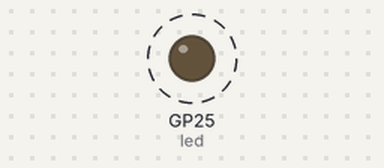
Bench run of a program on a simulated Raspberry Pi Pico running MicroPython. Parts: output pins drawn as LEDs (lit = HIGH). Dashed ring = blinking. Files the program writes start out absent; what the program prints to the serial console is not drawn.

Above: at 0.1 s.
Timing chart, 0 to 3.0 s (numbered marks = the images above):
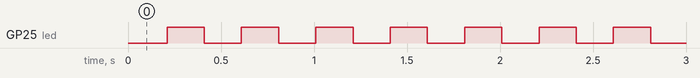

The program:

sdcard_test.py
```python
'''
 # Demonstrates RPi Pico interface to MicroSD Card Adapter
 # Create a text file and write running numbers.
 # Open text file, read and print the content on debug port

 * The Raspberry Pi Pico pin connections for MicroSD Card Adapter SPI

 # MicroSD Card Adapter Power Pins
 * MicroSD VCC pin to Pico VBUS
 * MicroSD  GND pin to Pico GND

 # MicroSD SPI Pins
 * MicroSD MISO pin to Pico GPIO-12
 * MicroSD MOSI pin to Pico GPIO-11
 * MicroSD SCK pin to Pico GPIO-10
 * MicroSD CS pin to Pico GPIO-13

 Name:- M.Pugazhendi
 Date:-  28thJul2021
 Version:- V0.1
 e-mail:- muthuswamy.pugazhendi@gmail.com
'''

from machine import Pin, SPI
import sdcard
import os

#Initialize the onboard LED as output
led = machine.Pin(25,machine.Pin.OUT)

# Toggle LED functionality
def BlinkLED(timer_one):
    led.toggle()

# Initialize the SD card
spi=SPI(1,baudrate=40000000,sck=Pin(10),mosi=Pin(11),miso=Pin(12))
sd=sdcard.SDCard(spi,Pin(13))

# Create a instance of MicroPython Unix-like Virtual File System (VFS),
vfs=os.VfsFat(sd)

# Mount the SD card
os.mount(sd,'/sd')

# Debug print SD card directory and files
print(os.listdir('/sd'))

# Create / Open a file in write mode.
# Write mode creates a new file.
# If  already file exists. Then, it overwrites the file.
file = open("/sd/sample.txt","w")

# Write sample text
for i in range(20):
    file.write("Sample text = %s\r\n" % i)

# Close the file
file.close()

# Again, open the file in "append mode" for appending a line
file = open("/sd/sample.txt","a")
file.write("Appended Sample Text at the END \n")
file.close()

# Open the file in "read mode".
# Read the file and print the text on debug port.
file = open("/sd/sample.txt", "r")
if file != 0:
    print("Reading from SD card")
    read_data = file.read()
    print (read_data)
file.close()

# Initialize timer_one. Used for toggling the on board LED
timer_one = machine.Timer()
# Timer one initialization for on board blinking LED at 200mS interval
timer_one.init(freq=5, mode=machine.Timer.PERIODIC, callback=BlinkLED)
```

Measured:
- by itself, GP25 (led): alternates HIGH for 0.20 s and LOW for 0.20 s
